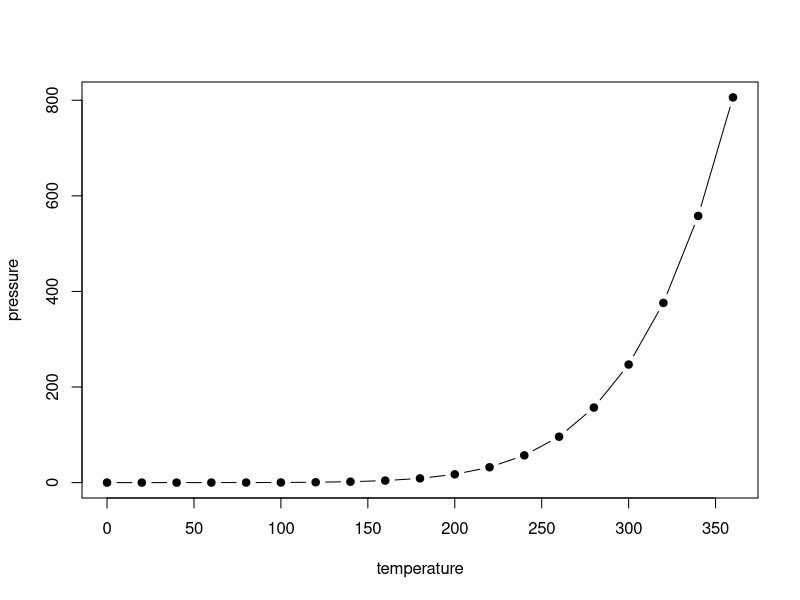

Write R code to recreate this figure.
## ---- chunk 1
plot(pressure, type = 'b', pch = 19)
## ---- chunk 2
knitr::kable(
  head(iris, 20), caption = 'Mon magnifique tableau !',
  booktabs = TRUE
)
